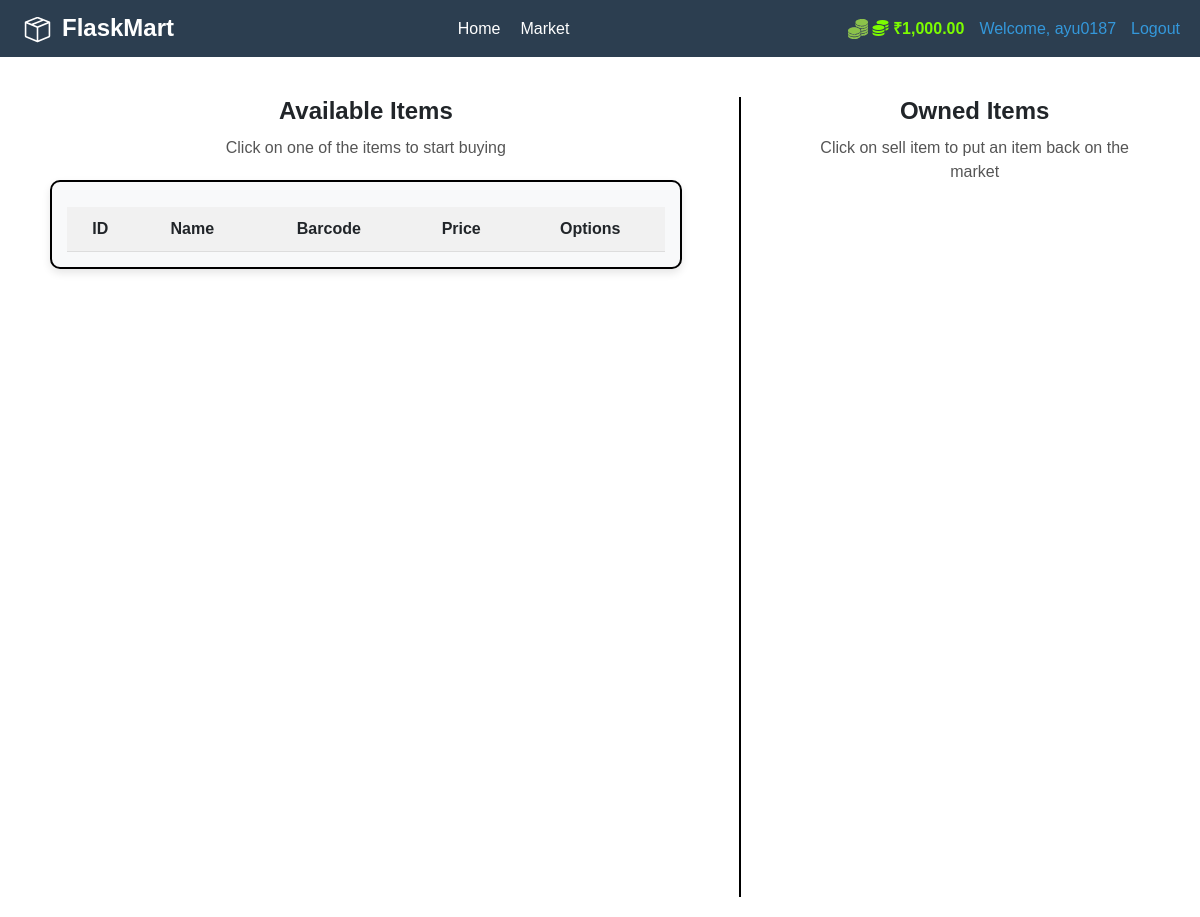
/market (signed in), run on an earlier commit of the app's database.
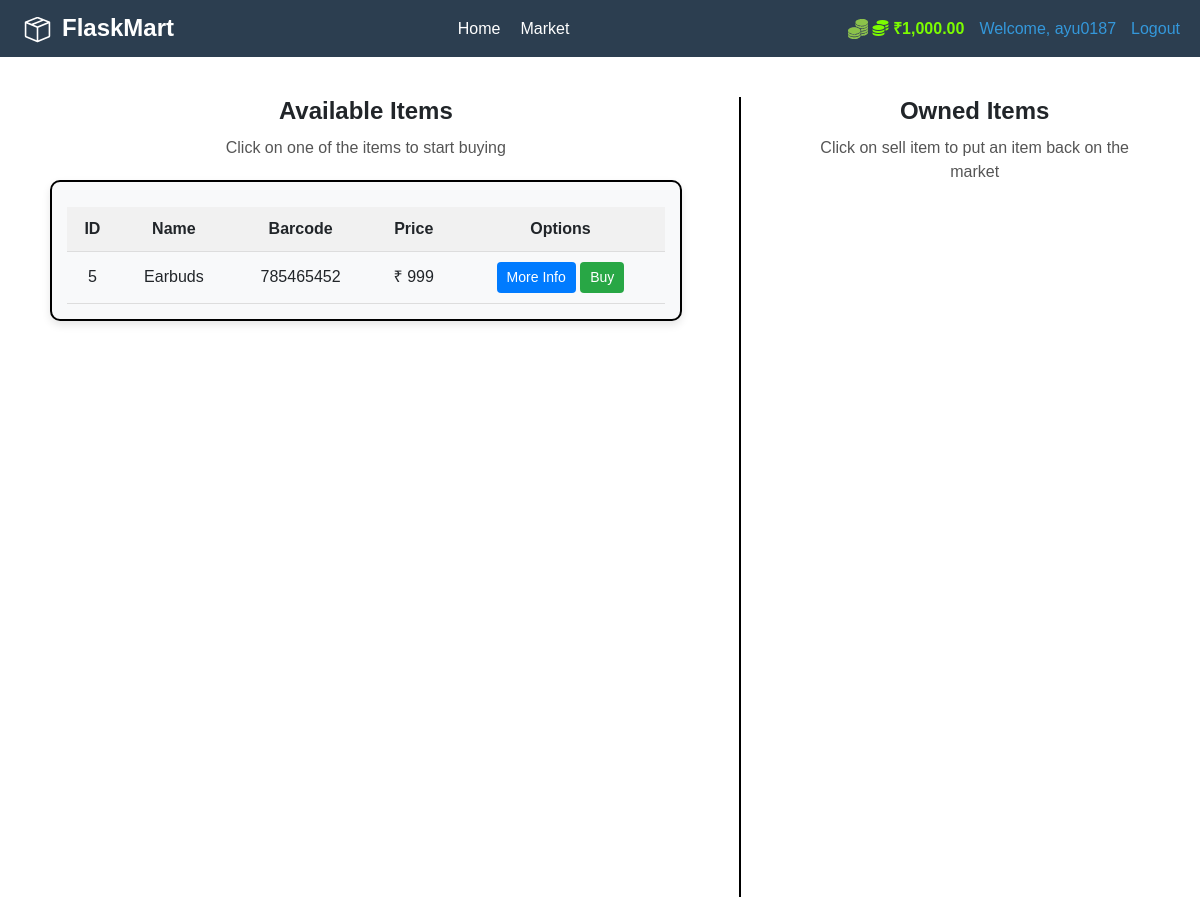
And on a later commit of the database.
### market/models.py (models this page shows, shortened)
class User(db.Model,UserMixin):
    id = db.Column(db.Integer(),primary_key = True)
    username= db.Column(db.String(length = 12),nullable = False, unique = True)
    password_hash = db.Column(db.String(length = 60),nullable =False)
    email = db.Column(db.String(length = 50),nullable = False,unique = True)
    budget = db.Column(db.Integer, default = 1000)
    items = db.relationship('Item',backref='owned_user',lazy = True)
    @property
    def prettier_budget(self):
        return format_currency(self.budget,'INR', locale='en_IN',format=None)
    @property
    def password(self):
        return self.password

class Item(db.Model):
    id = db.Column(db.Integer(), primary_key = True)
    name = db.Column(db.String(length = 30), nullable = False)
    barcode = db.Column(db.String(length = 12), nullable = False, unique = True)
    price = db.Column(db.Integer(), nullable = False)
    description = db.Column(db.String(length = 1024), nullable = False)
    owner = db.Column(db.Integer(), db.ForeignKey('user.id'))

### market/routes.py (the view, shortened to what this page needs)
@app.route("/market", methods=['GET', 'POST'])
@login_required
def market_page():
    sell_form = SellItemForm()
    buy_form = BuyItemForm()
    items = Item.query.filter_by(owner=None).all()
    owned_items = Item.query.filter_by(owner=current_user.id).all()
    return render_template("market.html",items = items, buy_form= buy_form, owned_items = owned_items, sell_form = sell_form)

### market/models.py (called while the page is built)
@login_manager.user_loader
def load_user(user_id):
    return User.query.get(int(user_id))

### market/templates/market.html (shortened to what this page needs)
{% extends 'base.html' %}
{% block stylesheet %}
    <link rel="stylesheet" href="{{url_for('static',filename='css/market.css')}}">
{% endblock %}
{% block content %}
<div class="container market-container">
    <div class="row market-row">
        <div class="col-md-7 available-items-section">
            <h2 class="section-title">Available Items</h2>
            <p class="section-description">Click on one of the items to start buying</p>
            <div class="table-container">
                <table class="items-table">
                    <thead>
                        <tr>
                            <th>ID</th>
                            <th>Name</th>
                            <th>Barcode</th>
                            <th>Price</th>
                            <th>Options</th>
                        </tr>
                    </thead>
                    <tbody>
                        {% for item in items %}
                            <tr>
                                <td>{{ item.id }}</td>
                                <td>{{ item.name }}</td>
                                <td>{{ item.barcode }}</td>
                                <td>₹ {{ item.price }}</td>
                                <td>
                                    <button type="button" class="more-info-btn" data-toggle="modal" data-target="#Modal-MoreInfo-{{ item.id }}">More Info</button>
                                    <button type="button" class="buy-btn" data-toggle="modal" data-target="#Modal-PurchaseConfirm-{{ item.id }}">Buy</button>
                                </td>
                            </tr>
                        {% endfor %}
                    </tbody>
                </table>
            </div>
        </div>
        <div class="col-md-1 vertical-divider">
            <div class="divider-line"></div>
        </div>
        <div class="col-md-4 owned-items-section">
            <h2 class="section-title">Owned Items</h2>
            <p class="section-description">Click on sell item to put an item back on the market</p>
        </div>
    </div>
</div>
{% endblock %}

### market/templates/base.html (shortened to what this page needs)
<!DOCTYPE html>
<html lang="en">
<head>
    <link href="https://cdn.jsdelivr.net/npm/bootstrap@5.3.3/dist/css/bootstrap.min.css" rel="stylesheet">
    <link rel="stylesheet" href="{{url_for('static',filename='css/navbar.css')}}">
    {% block stylesheet %}
    {% endblock %}
</head>
<body>
    <nav class="navbar">
        <div class="navbar-container">
            <div class="logo">
                <a href="{{ url_for('home')}}"> <img src="{{url_for('static',filename='images/logo.svg')}}" height="35px" style="margin-right: 7px;">FlaskMart</a>
            </div>
            <ul class="nav-links">
                <li><a href="{{ url_for('home')}}">Home</a></li>
                <li><a href="{{ url_for('market_page')}}">Market</a></li>
            </ul>
            {% if current_user.is_authenticated %}
                <div class="auth-links">
                    <a style="color: lawngreen; font-weight: bold;">
                        <img src="{{url_for('static',filename='images/coin.svg')}}" height="20px">
                        <i class="fas fa-coins"></i>
                        {{current_user.prettier_budget }}
                    </a>
                    <a class="login">Welcome, {{ current_user.username }}</a>
                    <a href="{{ url_for('logout_page')}}" class="register">Logout</a>
                </div>
            {% else %}
                <div class="auth-links">
                    <a href="{{ url_for('login_page')}}" class="login">Login</a>
                    <a href="{{ url_for('register_page')}}" class="register">Register</a>
                </div>
            {% endif %}
        </div>
    </nav>
    {% block content %}
    {% endblock %}
</body>
</html>

### market/static/css/navbar.css (style rules this page uses)
body, html { margin: 0; padding: 0; box-sizing: border-box; font-family: Arial, sans-serif; }
.navbar { background-color: #2c3e50; color: #ffffff; display: flex; justify-content: space-between; align-items: center; padding: 10px 20px; }
.navbar-container { display: flex; width: 100%; justify-content: space-between; align-items: center; }
.logo a { color: #ffffff; text-decoration: none; font-size: 1.5rem; font-weight: bold; transition: color 0.3s ease-in-out; }
.nav-links { display: flex; list-style: none; margin: 0; padding: 0; }
.nav-links li { margin-left: 20px; }
.nav-links a { color: #ffffff; text-decoration: none; font-size: 1rem; position: relative; transition: color 0.3s ease-in-out; }
.nav-links a::after { content: ''; position: absolute; width: 0%; height: 2px; background-color: #f39c12; bottom: -3px; left: 0; transition: width 0.3s ease-in-out; }
.auth-links { display: flex; }
.auth-links a { margin-left: 15px; color: #3498db; text-decoration: none; font-size: 1rem; transition: color 0.3s ease-in-out, transform 0.3s ease-in-out; }

### market/static/css/market.css (style rules this page uses)
.market-container { padding: 20px; }
.market-row { display: flex; align-items: flex-start; margin-top: 20px; }
.vertical-divider { display: flex; justify-content: center; align-items: center; }
.vertical-divider .divider-line { width: 2px; background-color: #000; height: 100vh; }
.available-items-section { text-align: center; }
.section-title { font-weight: bold; font-size: 24px; margin-bottom: 10px; }
.section-description { font-size: 16px; color: #555; margin-bottom: 20px; }
.items-table { width: 100%; border-collapse: collapse; margin-top: 10px; }
.items-table th, .items-table td { text-align: center; padding: 10px; border-bottom: 1px solid #ddd; }
.items-table th { background-color: #f8f9fa; font-weight: bold; }
.more-info-btn, .buy-btn { padding: 5px 10px; font-size: 14px; border: none; border-radius: 4px; cursor: pointer; transition: background-color 0.3s ease; }
.more-info-btn { background-color: #007bff; color: white; }
.buy-btn { background-color: #28a745; color: white; }
.owned-items-section { text-align: center; }
.table-container { border: 2px solid #000; border-radius: 10px; padding: 15px; background-color: #f8f9fa; box-shadow: 0 4px 8px rgba(0, 0, 0, 0.1); margin-top: 20px; }
.items-table { width: 100%; border-collapse: collapse; }
.items-table th { background-color: #f1f1f1; font-weight: bold; }

What changed in the data, as far as the page shows it:
added Item: id "5", name "Earbuds", barcode "785465452", price "999"
